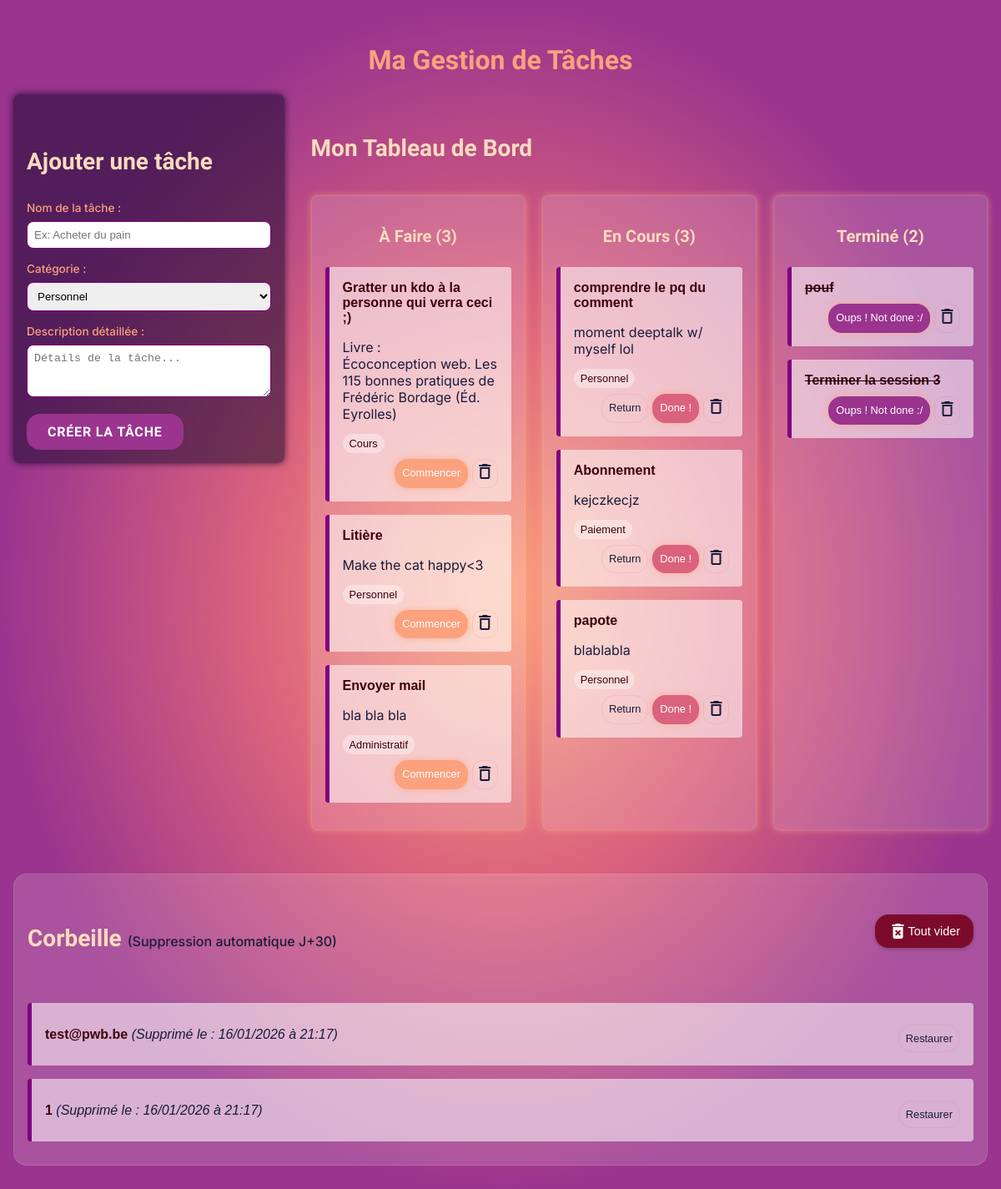
The page / on the database its author committed.
### tables this page shows
CREATE TABLE `taches` (
  `id` int NOT NULL,
  `titre` varchar(255) NOT NULL,
  `categorie` varchar(50) NOT NULL,
  `description` text,
  `statut` varchar(20) DEFAULT 'todo',
  `date_creation` datetime DEFAULT CURRENT_TIMESTAMP,
  `date_deleted` datetime DEFAULT NULL
);

### index.php (the view, shortened to what this page needs)
<?php
require 'connexion.php';
$sql_purge = "DELETE FROM taches WHERE statut = 'deleted' AND date_deleted < (NOW() - INTERVAL 30 DAY)";
$pdo->query($sql_purge);
$sql = "SELECT * FROM taches ORDER BY date_creation DESC";
$stmt = $pdo->query($sql);
$toutes_les_taches = $stmt->fetchAll();
$todo = [];
$progress = [];
$done = [];
$deleted = [];
foreach ($toutes_les_taches as $tache) {
    if ($tache['statut'] === 'todo') {
        $todo[] = $tache;
    } elseif ($tache['statut'] === 'progress') {
        $progress[] = $tache;
    } elseif ($tache['statut'] === 'done') {
        $done[] = $tache;
    } elseif ($tache['statut'] === 'deleted') {
        $deleted[] = $tache;
    }
}
?>
<!DOCTYPE html>
<html lang="fr">
<head>
    <link rel="stylesheet" href="all_variables.css">
</head>
<body>
    <h1>Ma Gestion de Tâches</h1>
    <div class="main-layout">
        <section class="layout-form">
            <div class="form-container">
                <h2>Ajouter une tâche</h2>
                <form action="traitement.php" method="POST">
                    <label for="titre">Nom de la tâche :</label>
                    <input type="text" name="titre" id="titre" required placeholder="Ex: Acheter du pain">
                    <label for="categorie">Catégorie :</label>
                    <select name="categorie" id="categorie">
                        <option value="Personnel">Personnel</option>
                    </select>
                    <label for="description">Description détaillée :</label>
                    <textarea name="description" id="description" rows="3" placeholder="Détails de la tâche..."></textarea>
                    <button type="submit">Créer la tâche</button>
                </form>
            </div>
        </section>
        <section class="layout-board">
            <h2>Mon Tableau de Bord</h2>
            <div class="kanban-board">
                <div class="column">
                    <h3>À Faire (<?php echo count($todo); ?>)</h3>
                        <?php foreach ($todo as $tache): ?>
                        <div class="task-card">
                            <strong><?php echo htmlspecialchars($tache['titre']); ?></strong>
                            <p><?php echo nl2br(htmlspecialchars($tache['description'])); ?></p>
                            <small class="task-cat"><?php echo htmlspecialchars($tache['categorie']); ?></small>
                            <div class="task-actions">
                                <a href="update.php?id=<?php echo $tache['id']; ?>&status=progress" class="btn-action-prim btn-go">Commencer</a>
                                <a href="update.php?id=<?php echo $tache['id']; ?>&status=deleted" class="btn-icon-delete" title="Supprimer">
                                <span class="material-icons">delete_outline</span>
                                </a>
                            </div>
                        </div>
                    <?php endforeach; ?>
                </div>
                <div class="column">
                    <h3>En Cours (<?php echo count($progress); ?>)</h3>
                    <?php foreach ($progress as $tache): ?>
                    <div class="task-card">
                        <strong><?php echo htmlspecialchars($tache['titre']); ?></strong>
                        <p><?php echo nl2br(htmlspecialchars($tache['description'])); ?></p>
                        <small class="task-cat"><?php echo htmlspecialchars($tache['categorie']); ?></small>
                        <div class="task-actions">
                            <a href="update.php?id=<?php echo $tache['id']; ?>&status=todo" class="btn-action-sec">Return</a>
                            <a href="update.php?id=<?php echo $tache['id']; ?>&status=done" class="btn-action-prim btn-done">Done !</a>
                            <a href="update.php?id=<?php echo $tache['id']; ?>&status=deleted" class="btn-icon-delete" title="Supprimer">
                            <span class="material-icons">delete_outline</span>
                            </a>
                        </div>
                    </div>
                    <?php endforeach; ?>
                </div>
                <div class="column">
                    <h3>Terminé (<?php echo count($done); ?>)</h3>
                    <?php foreach ($done as $tache): ?>
                    <div class="task-card" >
                        <strike><strong><?php echo htmlspecialchars($tache['titre']); ?></strong></strike>
                        <div class="task-actions">
                            <a href="update.php?id=<?php echo $tache['id']; ?>&status=progress" class="btn-action-prim btn-redo">
                            Oups ! Not done :/
                            </a>
                            <a href="update.php?id=<?php echo $tache['id']; ?>&status=deleted" class="btn-icon-delete" title="Supprimer">
                            <span class="material-icons">delete_outline</span>
                            </a>
                        </div>
                    </div>
                <?php endforeach; ?>
            </div>
        </section>
    </div>
    <section class="layout-trash">
    <div class="header-trash">
    <h2>Corbeille <span class="title-muted">(Suppression automatique J+30)</span></h2>
    <?php if (count($deleted) > 0): ?>
        <a href="update.php?action=vider_corbeille"
           class="btn-vider"
           onclick="return confirm('Attention ! Cette action est irréversible. Vider la corbeille ?');">
           <span class="material-icons">delete_forever</span>
           Tout vider
        </a>
    <?php endif; ?>
</div>
    <div>
        <?php if (count($deleted) > 0): ?>
            <?php foreach ($deleted as $tache): ?>
                <div class="task-card">
                    <div class="info-deleted">
                        <div>
                            <strong><?php echo htmlspecialchars($tache['titre']); ?></strong>
                            <span class="muted">
                                (Supprimé le : <?php echo date("d/m/Y à H:i", strtotime($tache['date_deleted'])); ?>)
                            </span>
                        </div>
                        <div class="task-actions">
                            <a href="update.php?id=<?php echo $tache['id']; ?>&status=todo" class="btn-action-sec restaurer">
                                Restaurer
                            </a>
                        </div>
                    </div>
                </div>
            <?php endforeach; ?>
        <?php else: ?>
            <p class="muted">La corbeille est vide.</p>
        <?php endif; ?>
    </div>
</section>
</body>
</html>

### colors.css (style rules this page uses)
:root { --bg-color: #0D0628; --bg-secondary : rgba(255, 255, 255, 0.35); --bg-card: rgba(255, 255, 255, 0.55); --bg-glass-dark: rgba(13, 6, 40, 0.5); --bg-glass: rgba(255, 255, 255, 0.15); --bg-button-primary : #9A348E; --bg-button-primary-hover: #F9DBBD; --bg-button-secondary: var(--bg-secondary); --bg-btn-go: #FCA17D; --bg-btn-done: #da627d; --bg-btn-redo: #9A348E; --bg-btn-delete: #9A348E; --bg-btn-action-hover: #1B1B3A; --title-main: #F9DBBD; --title-secondary: #FCA17D; --text-main: #1B1B3A; --label-color: rgb(252, 161, 125); --text-accent : #3E000C; --text-action-sec: #1B1B3A; --text-button-primary: white; --text-button-primary-hover: #1B1B3A; --text-categ: #3E000C; --button-primary-border: #9a348e; --column-border: rgba(249, 219, 189, 0.15); --task-card-border: #800080; --input-border: #800080; --border-glass: rgba(154, 52, 142, 0.5); --action-sec-border: rgba(218, 98, 125, 0.15); --action-sec-border-hover : rgba(218, 98, 125, 0.75); --button-secondary-shadow: 0px 0px 0.5rem rgba(128, 0, 128, 0.5); --card-shadow-light: 0 0 0.5rem rgba(252, 161, 125, 0.65); --card-shadow-light-hover: 0 0 0.6rem rgba(252, 161, 125, 0.95); --card-shadow-dark: 0 0 0.5rem rgba(13, 6, 40, 0.75); }

### rows shown on the page
taches: titre "Gratter un kdo à la personne qui verra ceci ;)", description "Livre : Écoconception web. Les 115 bonnes pratiques de Frédéric Bordage (Éd. Eyrolles)", categorie "Cours"
taches: titre "Litière", description "Make the cat happy<3", categorie "Personnel"
taches: titre "Envoyer mail", description "bla bla bla", categorie "Administratif"
taches: titre "comprendre le pq du comment", description "moment deeptalk w/ myself lol", categorie "Personnel"
taches: titre "Abonnement", description "kejczkecjz", categorie "Paiement"
taches: titre "papote", description "blablabla", categorie "Personnel"
taches: titre "pouf"
taches: titre "Terminer la session 3"
taches: titre "test@pwb.be", date_deleted "16/01/2026 à 21:17"
taches: titre "1", date_deleted "16/01/2026 à 21:17"

### other values the page prints
count($todo) "3"
count($progress) "3"
count($done) "2"
